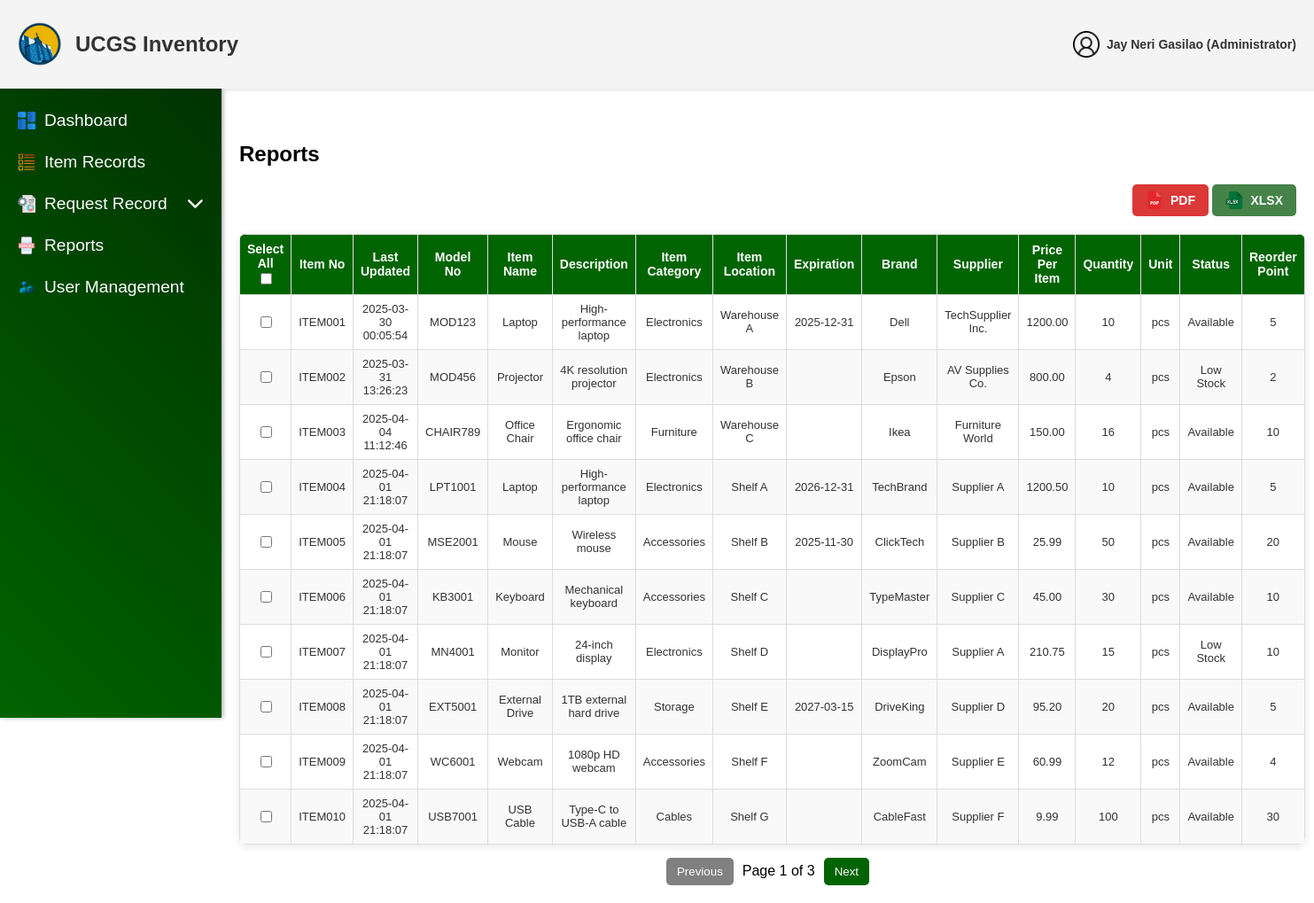
The page /admin/Reports.php (signed in) on the database its author committed.
### tables this page shows
CREATE TABLE `users` (
  `user_id` int(11) NOT NULL,
  `username` varchar(255) NOT NULL,
  `email` varchar(255) NOT NULL,
  `password` varchar(255) NOT NULL,
  `role` enum('User','Administrator') NOT NULL,
  `ministry` enum('UCM','CWA','CHOIR','PWT','CYF') NOT NULL,
  `status` enum('Active','Deactivated') NOT NULL DEFAULT 'Active',
  `created_at` datetime NOT NULL DEFAULT current_timestamp(),
  `updated_at` datetime DEFAULT NULL ON UPDATE current_timestamp(),
  `deactivation_end` datetime DEFAULT NULL
);

CREATE TABLE `items` (
  `item_id` int(11) NOT NULL,
  `item_no` varchar(50) NOT NULL,
  `item_name` varchar(255) NOT NULL,
  `description` text DEFAULT NULL,
  `quantity` int(11) NOT NULL,
  `unit` varchar(20) DEFAULT NULL,
  `status` enum('Available','Out of Stock','Low Stock') NOT NULL,
  `reorder_point` int(11) DEFAULT 0,
  `model_no` varchar(50) DEFAULT NULL,
  `item_category` varchar(50) DEFAULT NULL,
  `item_location` varchar(50) DEFAULT NULL,
  `expiration` date DEFAULT NULL,
  `brand` varchar(50) DEFAULT NULL,
  `supplier` varchar(50) DEFAULT NULL,
  `price_per_item` decimal(10,2) DEFAULT NULL,
  `deleted_at` datetime DEFAULT NULL,
  `last_updated` datetime NOT NULL DEFAULT current_timestamp() ON UPDATE current_timestamp(),
  `created_at` datetime NOT NULL DEFAULT current_timestamp()
);

### admin/Reports.php (the view, shortened to what this page needs)
<?php
include '../config/db_connection.php';
$currentAdminId = $_SESSION['user_id'];
$stmt = $conn->prepare("SELECT username, email FROM users WHERE user_id = ?");
$stmt->bind_param("i", $currentAdminId);
$stmt->execute();
$result = $stmt->get_result();
$currentAdmin = $result->fetch_assoc();
$accountName = $currentAdmin['username'] ?? 'User';
$accountRole = $_SESSION['role'];
$query = "SELECT * FROM items";
$result = $conn->query($query);
?>
<!DOCTYPE html>
<html lang="en">
<head>
    <link rel="stylesheet" href="../css/Report.css">
    <link rel="stylesheet" href="https://cdnjs.cloudflare.com/ajax/libs/font-awesome/6.5.1/css/all.min.css">
</head>
<body>
    <header class="header">
        <div class="header-content">
            <div class="left-side">
                <img src="../assets/img/Logo.png" alt="Logo" class="logo">
                <span class="website-name">UCGS Inventory</span>
            </div>
            <div class="right-side">
                <div class="user">
                    <img src="../assets/img/users.png" alt="User" class="icon" id="userIcon">
                    <span class="admin-text"><?php echo htmlspecialchars($accountName); ?> (<?php echo htmlspecialchars($accountRole); ?>)</span>
                </div>
            </div>
        </div>
    </header>
    <aside class="sidebar">
    <ul>
        <li><a href="AdminDashboard.php"><img src="../assets/img/dashboards.png" alt="Dashboard Icon" class="sidebar-icon"> Dashboard</a></li>
        <li><a href="ItemRecords.php"><img src="../assets/img/list-items.png" alt="Items Icon" class="sidebar-icon">Item Records</i></a></li>
        <li class="dropdown">
            <a href="#" class="dropdown-btn">
                <img src="../assets/img/request-for-proposal.png" alt="Request Icon" class="sidebar-icon">
                <span class="text">Request Record</span>
                <i class="fa-solid fa-chevron-down arrow-icon"></i>
            </a>
        </li>
        <li><a href="Reports.php"><img src="../assets/img/reports.png" alt="Reports Icon" class="sidebar-icon"> Reports</a></li>
        <li><a href="UserManagement.php"><img src="../assets/img/user-management.png" alt="User Management Icon" class="sidebar-icon"> User Management</a></li>
    </ul>
</aside>
    <div class="main-content">
        <h2>Reports</h2>
        <div class="download-options" style="text-align: right;">
            <a href="?download=pdf" class="download-pdf">
                <img src="../assets/FileIcon/pdf.png" alt="PDF Icon" width="20"> PDF
            </a>
            <a href="?download=xlsx" class="download-xlsx">
                <img src="../assets/FileIcon/xlsx.png" alt="XLSX Icon" width="20"> XLSX
            </a>
        </div>
        <table class="report-table">
    <thead>
        <tr>
            <th>Select All <input type="checkbox" class="select-all" onclick="toggleSelectAll(this)"></th>
            <th>Item No</th>
            <th>Last Updated</th>
            <th>Model No</th>
            <th>Item Name</th>
            <th>Description</th>
            <th>Item Category</th>
            <th>Item Location</th>
            <th>Expiration</th>
            <th>Brand</th>
            <th>Supplier</th>
            <th>Price Per Item</th>
            <th>Quantity</th>
            <th>Unit</th>
            <th>Status</th>
            <th>Reorder Point</th>
        </tr>
    </thead>
    <tbody>
        <?php if ($result->num_rows > 0): ?>
            <?php while ($row = $result->fetch_assoc()): ?>
                <tr>
                    <td><input type="checkbox" class="select-checkbox" value="<?php echo htmlspecialchars($row['item_no']); ?>"></td>
                    <td><?php echo htmlspecialchars($row['item_no']); ?></td>
                    <td><?php echo htmlspecialchars($row['last_updated']); ?></td>
                    <td><?php echo htmlspecialchars($row['model_no']); ?></td>
                    <td><?php echo htmlspecialchars($row['item_name']); ?></td>
                    <td><?php echo htmlspecialchars($row['description']); ?></td>
                    <td><?php echo htmlspecialchars($row['item_category']); ?></td>
                    <td><?php echo htmlspecialchars($row['item_location']); ?></td>
                    <td><?php echo htmlspecialchars($row['expiration']); ?></td>
                    <td><?php echo htmlspecialchars($row['brand']); ?></td>
                    <td><?php echo htmlspecialchars($row['supplier']); ?></td>
                    <td><?php echo htmlspecialchars($row['price_per_item']); ?></td>
                    <td><?php echo htmlspecialchars($row['quantity']); ?></td>
                    <td><?php echo htmlspecialchars($row['unit']); ?></td>
                    <td><?php echo htmlspecialchars($row['status']); ?></td>
                    <td><?php echo htmlspecialchars($row['reorder_point']); ?></td>
                </tr>
            <?php endwhile; ?>
        <?php else: ?>
            <tr class="no-data">
                <td colspan="16" style="text-align:center; padding: 10px;">No data available</td>
            </tr>
        <?php endif; ?>
    </tbody>
</table>
        <div class="pagination">
            <button onclick="prevPage()" id="prev-btn" style="font-family:'Akrobat', sans-serif;">Previous</button>
            <span id="page-number" style="font-family:'Akrobat', sans-serif;">Page 1</span>
            <button onclick="nextPage()" id="next-btn" style="font-family:'Akrobat', sans-serif;">Next</button>
        </div>
    </div>
</body>
</html>

### css/Report.css (style rules this page uses)
body { margin: 0; font-family: 'Akrobat', sans-serif; }
.header { background-color: #f4f4f4; height: 100px; padding: 0 20px; box-shadow: 0 2px 5px rgba(0, 0, 0, 0.1); display: flex; align-items: center; position: fixed; top: 0; left: 0; width: 100%; z-index: 1000; }
.header-content { display: flex; justify-content: space-between; width: 100%; align-items: center; }
.main-content { margin-left: 250px; margin-top: 120px; padding: 20px; }
.left-side { display: flex; align-items: center; }
.logo { height: 50px; margin-right: 15px; }
.website-name { font-family: 'Akrobat', sans-serif; font-size: 1.5em; font-weight: bold; color: #333; }
.right-side { margin-right: 40px; display: flex; align-items: center; gap: 10px; }
.icon { height: 30px; margin-left: 20px; cursor: pointer; }
.sidebar { width: 250px; height: calc(100vh - 100px); background: linear-gradient(45deg, #006400, #003300); position: fixed; top: 100px; left: 0; display: flex; flex-direction: column; padding-top: 10px; box-shadow: 2px 0 5px rgba(0, 0, 0, 0.3); }
.sidebar ul { font-family: 'Akrobat', sans-serif; list-style: none; padding: 0px; margin: 0; }
.sidebar li { margin: 5px 0; }
.sidebar a, .dropdown-btn { font-family: 'Akrobat', sans-serif; text-decoration: none; color: rgb(255, 255, 255); font-size: 1.2em; padding: 10px 20px; display: flex; align-items: center; transition: background-color 0.3s ease, transform 0.2s ease-in-out; }
.sidebar a .text, .dropdown-btn .text { flex-grow: 1; text-align: left; }
.sidebar-icon { width: 20px; height: 20px; margin-right: 10px; transition: transform 0.2s ease-in-out; }
.dropdown-btn { display: flex; align-items: center; justify-content: space-between; cursor: pointer; }
.arrow-icon { margin-left: auto; transition: transform 0.3s ease; }
.user { position: relative; cursor: pointer; }
.user { position: relative; cursor: pointer; display: flex; align-items: center; gap: 8px; }
.user .icon { width: 30px; height: 30px; }
.admin-text { font-size: 14px; font-weight: bold; color: #333; }
.report-table { width: 100%; border-collapse: collapse; }
.report-table th, .report-table td { border: 1px solid #ddd; padding: 10px; text-align: center; }
.report-table { width: 100%; background-color: #fff; border-collapse: collapse; margin-top: 20px; box-shadow: 0 2px 10px rgba(0, 0, 0, 0.1); border-radius: 8px; overflow: hidden; }
.report-table thead th { background-color: #006400; color: white; font-weight: bold; font-size: 14px; padding: 8px; text-align: center; }
.report-table tbody tr:nth-child(even) { background-color: #f9f9f9; }
.report-table th, .report-table td { padding: 8px; border: 1px solid #ddd; text-align: center; font-size: 13px; }
.report-table tbody td { color: #333; }
.pagination { display: flex; justify-content: center; align-items: center; margin-top: 15px; gap: 10px; }
.pagination button { padding: 8px 12px; border: none; background-color: #006400; color: white; cursor: pointer; border-radius: 5px; }
.pagination button:disabled { background-color: gray; }
.download-options { text-align: right; margin-bottom: 10px; }
.download-options a { display: inline-flex; align-items: center; gap: 8px; padding: 8px 15px; font-size: 14px; font-weight: bold; text-decoration: none; border-radius: 5px; transition: background-color 0.3s ease, transform 0.2s ease-in-out; }
.download-pdf { background-color: #db3838; color: white; }
.download-xlsx { background-color: #458348; color: white; }
.download-options a img { width: 20px; height: auto; }

### rows shown on the page
users: username "Jay Neri Gasilao"
items: item_no "ITEM001", last_updated "2025-03-30 00:05:54", model_no "MOD123", item_name "Laptop", description "High-performance laptop", item_category "Electronics", item_location "Warehouse A", expiration "2025-12-31", brand "Dell", supplier "TechSupplier Inc.", price_per_item "1200.00", quantity "10", unit "pcs", status "Available", reorder_point "5"
items: item_no "ITEM002", last_updated "2025-03-31 13:26:23", model_no "MOD456", item_name "Projector", description "4K resolution projector", item_category "Electronics", item_location "Warehouse B", brand "Epson", supplier "AV Supplies Co.", price_per_item "800.00", quantity "4", unit "pcs", status "Low Stock", reorder_point "2"
items: item_no "ITEM003", last_updated "2025-04-04 11:12:46", model_no "CHAIR789", item_name "Office Chair", description "Ergonomic office chair", item_category "Furniture", item_location "Warehouse C", brand "Ikea", supplier "Furniture World", price_per_item "150.00", quantity "16", unit "pcs", status "Available", reorder_point "10"
items: item_no "ITEM004", last_updated "2025-04-01 21:18:07", model_no "LPT1001", item_name "Laptop", description "High-performance laptop", item_category "Electronics", item_location "Shelf A", expiration "2026-12-31", brand "TechBrand", supplier "Supplier A", price_per_item "1200.50", quantity "10", unit "pcs", status "Available", reorder_point "5"
items: item_no "ITEM005", last_updated "2025-04-01 21:18:07", model_no "MSE2001", item_name "Mouse", description "Wireless mouse", item_category "Accessories", item_location "Shelf B", expiration "2025-11-30", brand "ClickTech", supplier "Supplier B", price_per_item "25.99", quantity "50", unit "pcs", status "Available", reorder_point "20"
items: item_no "ITEM006", last_updated "2025-04-01 21:18:07", model_no "KB3001", item_name "Keyboard", description "Mechanical keyboard", item_category "Accessories", item_location "Shelf C", brand "TypeMaster", supplier "Supplier C", price_per_item "45.00", quantity "30", unit "pcs", status "Available", reorder_point "10"
items: item_no "ITEM007", last_updated "2025-04-01 21:18:07", model_no "MN4001", item_name "Monitor", description "24-inch display", item_category "Electronics", item_location "Shelf D", brand "DisplayPro", supplier "Supplier A", price_per_item "210.75", quantity "15", unit "pcs", status "Low Stock", reorder_point "10"
items: item_no "ITEM008", last_updated "2025-04-01 21:18:07", model_no "EXT5001", item_name "External Drive", description "1TB external hard drive", item_category "Storage", item_location "Shelf E", expiration "2027-03-15", brand "DriveKing", supplier "Supplier D", price_per_item "95.20", quantity "20", unit "pcs", status "Available", reorder_point "5"
items: item_no "ITEM009", last_updated "2025-04-01 21:18:07", model_no "WC6001", item_name "Webcam", description "1080p HD webcam", item_category "Accessories", item_location "Shelf F", brand "ZoomCam", supplier "Supplier E", price_per_item "60.99", quantity "12", unit "pcs", status "Available", reorder_point "4"
items: item_no "ITEM010", last_updated "2025-04-01 21:18:07", model_no "USB7001", item_name "USB Cable", description "Type-C to USB-A cable", item_category "Cables", item_location "Shelf G", brand "CableFast", supplier "Supplier F", price_per_item "9.99", quantity "100", unit "pcs", status "Available", reorder_point "30"

### other values the page prints
$accountRole "Administrator"
